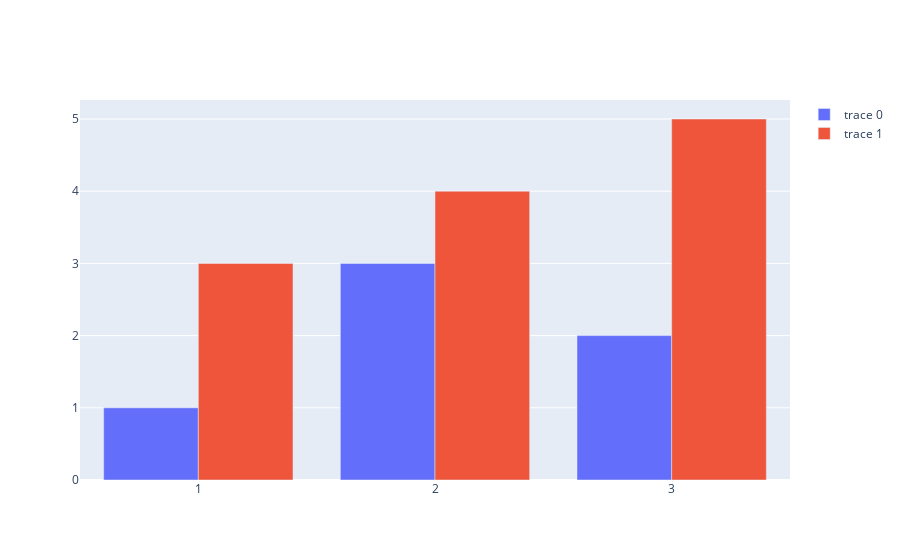

This figure's notebook cell:
### Markdown cell above
Despúes de definir la figura, utilizamos el método `show` para mostrarla.

### Code cell
fig.show()

### Figure 1 — Plotly figure (JSON) as saved in the notebook; plotly's stock layout.template omitted (floating-point values rounded to 4 significant figures)
{"data": [{"type": "bar", "x": [1, 2, 3], "y": [1, 3, 2]}, {"type": "bar", "x": [1, 2, 3], "y": [3, 4, 5]}], "layout": {}}
